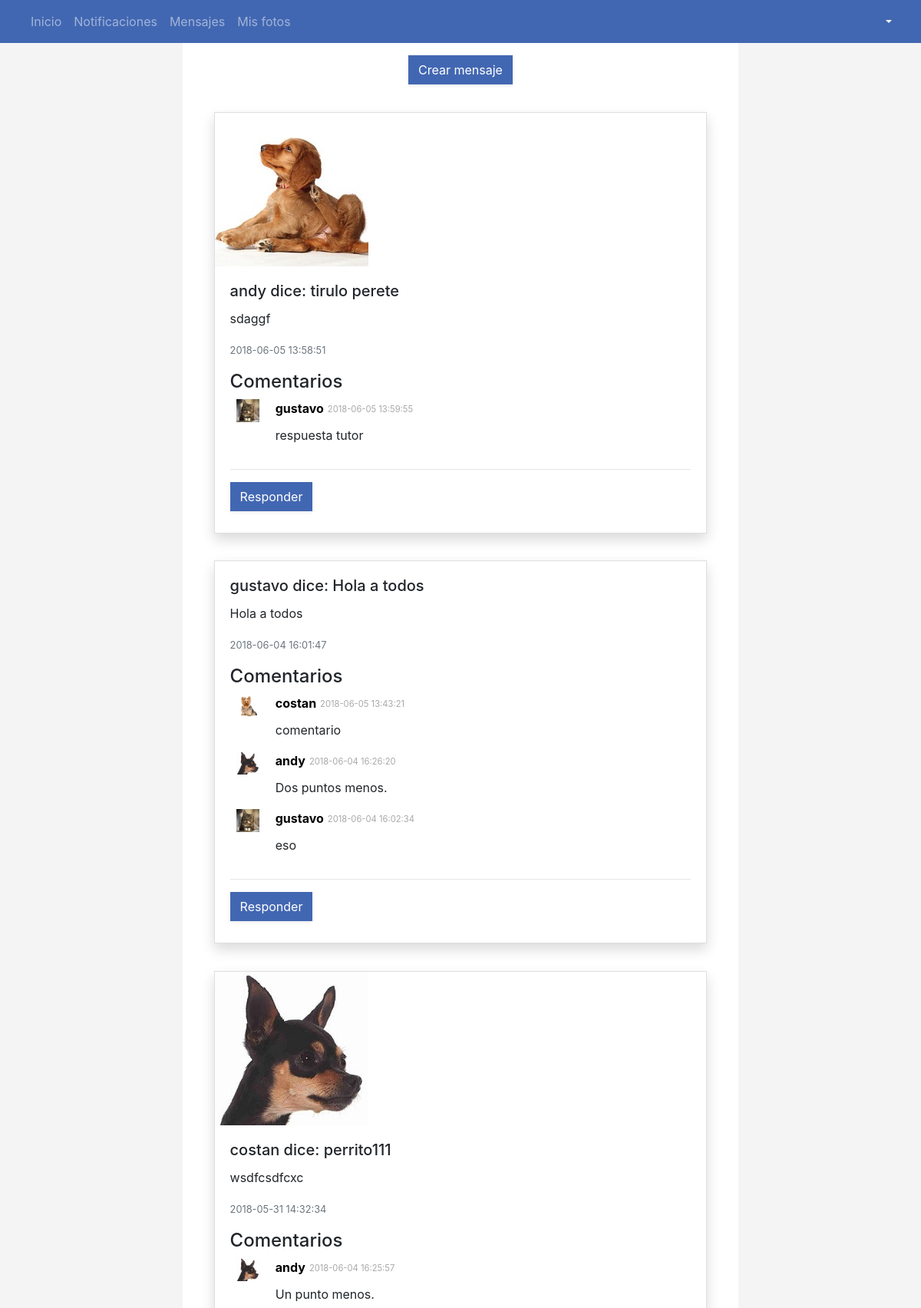
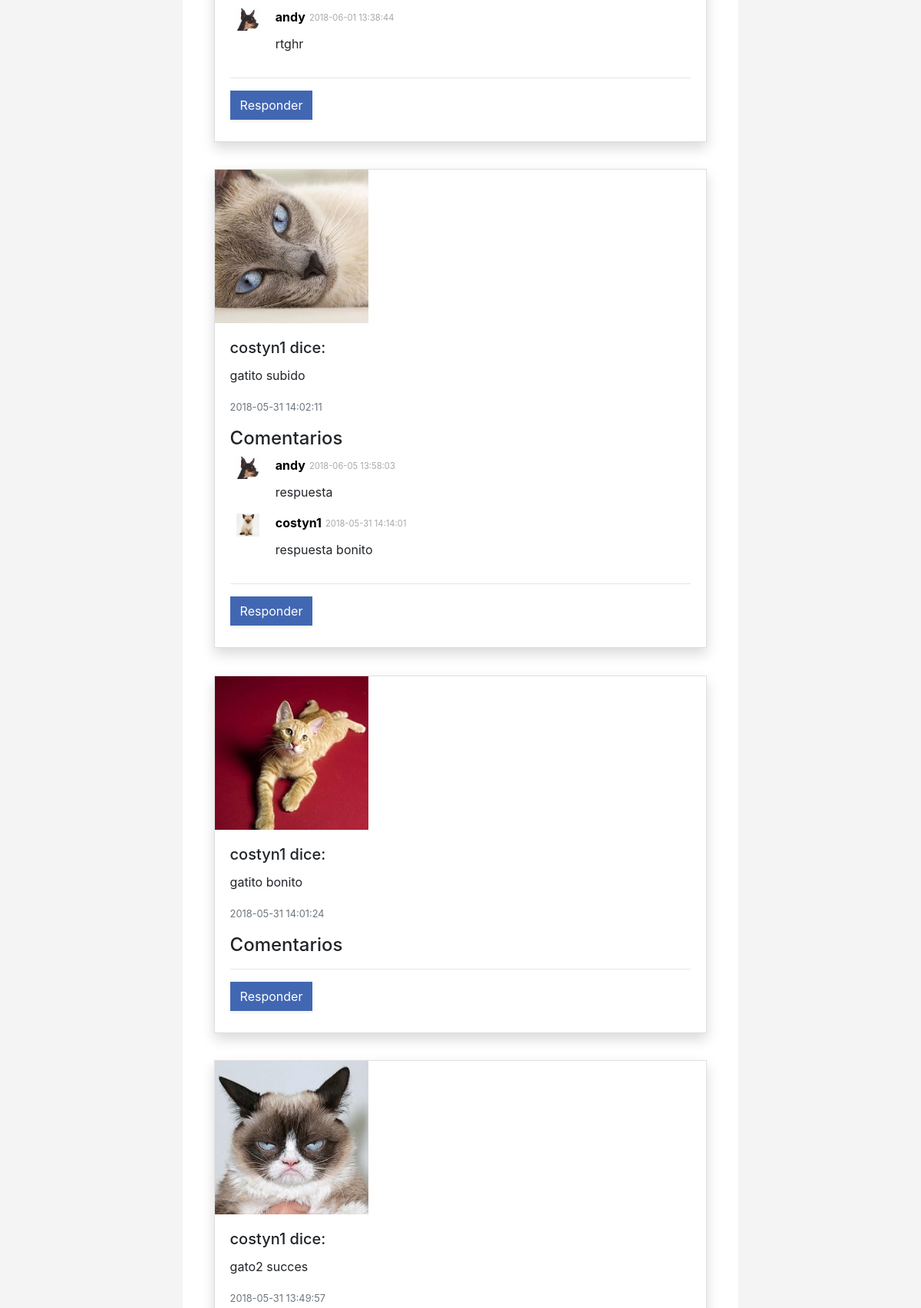
The app's page /index.php/elfeisbuc_controller/home (upper part) with its own data (2 pictures, top to bottom).
### tables this page shows
CREATE TABLE `msg` (
  `id_msg` int(11) NOT NULL,
  `fecha` timestamp NOT NULL DEFAULT CURRENT_TIMESTAMP,
  `titulo` varchar(40) DEFAULT NULL,
  `cuerpo` varchar(300) NOT NULL,
  `nick_msg` varchar(40) NOT NULL,
  `imagen` varchar(200) DEFAULT NULL
);

CREATE TABLE `rsp` (
  `id_rsp` int(11) NOT NULL,
  `fecha_rsp` timestamp NOT NULL DEFAULT CURRENT_TIMESTAMP,
  `cuerpo_rsp` varchar(300) NOT NULL,
  `id_padre` int(11) NOT NULL,
  `nick_rsp` varchar(40) NOT NULL
);

CREATE TABLE `user` (
  `nick` varchar(40) NOT NULL COMMENT 'user name',
  `email` varchar(80) NOT NULL COMMENT 'email usuario',
  `nombre_completo` varchar(200) DEFAULT NULL,
  `edad` int(3) DEFAULT NULL,
  `localidad` varchar(100) DEFAULT NULL,
  `ocupacion` varchar(200) DEFAULT NULL,
  `biografia` varchar(400) DEFAULT NULL,
  `fecha_alta` timestamp NOT NULL DEFAULT CURRENT_TIMESTAMP COMMENT 'fecha alta',
  `fecha_baja` timestamp NULL DEFAULT NULL,
  `pass` varbinary(255) NOT NULL,
  `foto_perfil` varchar(100) DEFAULT NULL
);

### application/controllers/elfeisbuc_controller.php (called while the page is built, shortened)
<?php
class elfeisbuc_controller extends CI_Controller {
        public function home(){
            $this->load->library('session');
            $this->load->helper(array('form', 'url'));
            $this->obtenerTodosMensajes();
            $this->load->view('footer_view');
        }
        public function obtenerTodosMensajes() {
            $this->load->helper('url');
            $this->load->model('elfeisbuc_modelo', '', TRUE);
            $data['query'] = $this->elfeisbuc_modelo->obtenerMSG();
            $data['query2'] = $this->elfeisbuc_modelo->obtenerRsp();
            $data['consulta'] = $this->elfeisbuc_modelo->obtenerDatosUser();
            $this->load->view('home_view', $data);
        }
}

### index.php (called while the page is built, shortened)
<?php
require_once BASEPATH.'core/CodeIgniter.php';

### application/models/elfeisbuc_modelo.php (called while the page is built, shortened)
<?php
class elfeisbuc_modelo extends CI_Model
{
  public function obtenerMsg() {
    $queryTodosMensajes = $this->db->query('SELECT * FROM msg ORDER BY fecha DESC');
    return $queryTodosMensajes;
  }
  public function obtenerRsp() {
    $queryRespuestas = $this->db->query('SELECT rsp.*, user.foto_perfil FROM `rsp`, user WHERE rsp.nick_rsp=user.nick ORDER BY fecha_rsp DESC');
    return $queryRespuestas;
  }
}
?>

### application/views/home_view.php (the view, shortened to what this page needs)
<!doctype html>
<html lang="es">
  <head>
    <link rel="stylesheet" href="https://stackpath.bootstrapcdn.com/bootstrap/4.1.1/css/bootstrap.min.css">
    <link rel="stylesheet" type="text/css" href="<?php echo base_url(); ?>css/style.css">
  </head>
  <body>
    <nav class="navbar navbar navbar-expand-lg navbar-feisbuc d-flex justify-content-between align-items-center">
      <div class="grid_nav_1 links_home ml-3">
        <ul class="navbar-nav mr-auto">
          <li class="nav-item">
            <a href="<?php echo base_url(); ?>index.php/elfeisbuc_controller/home" class="nav-link nav-faisbuc active">Inicio</a>
          </li>
          <li class="nav-item">
            <a href="#" class="nav-link nav-faisbuc">Notificaciones</a>
          </li>
          <li class="nav-item">
            <a href="#" class="nav-link nav-faisbuc">Mensajes</a>
          </li>
          <li class="nav-item">
            <a href="<?php echo base_url(); ?>index.php/elfeisbuc_controller/misimagenes" class="nav-link nav-faisbuc">Mis fotos</a>
          </li>
        </ul>
      </div>
      <div class="grid_nav_1 mr-3">
        <div class="user_nav">
          <div class="dropdown">
            <button class="btn_user dropdown-toggle" type="button" id="drop_user" data-toggle="dropdown" aria-haspopup="true" aria-expanded="false">
            </button>
           </div>
        </div>
      </div>
    </nav>
    <div class="grid_home">
      <div class="grid_box_1">
      </div>
      <div class="grid_box_2">
      <div class="caja_mensaje mt-3 d-flex justify-content-center">
        <button type="button" class="btn btn-feisbuk rounded-0 shadow-sm" data-toggle="modal" data-target="#exampleModalCenter">
          Crear mensaje
        </button>
      </div>
        <?php
        foreach ($query->result() as $row) {
          $data = $row->imagen;
            echo '<div class="grid_items">
                  <div class="card rounded-0 mb-3 shadow">';
            if ($row->imagen != NULL) {
              echo '<div class="img-container"><img src="'.base_url(). '/uploads/'.$data.'" class="img-responsive" /></div>';
            }
            echo '<div class="card-body">
              <h5 class="card-title">' . $row->nick_msg . ' dice: ' . $row->titulo . '</h5>
              <p class="card-text">' . $row->cuerpo . '</p>
              <p class="card-text"><small class="text-muted">' .$row->fecha . '</small></p>';
            if (isset($query2)) {
                echo '<div class="show_comments">
                      <h4>Comentarios</h4>';
              foreach ($query2->result() as $row2) {
                if ($row2->id_padre == $row->id_msg){
                    echo '<div class="comment">
                        <div class="d-flex justify-content-end">';
                                echo '<img src="'.base_url(). '/uploads/'.$row2->foto_perfil.'" class="avatar_user mr-3 img-responsive" alt ="Avatar"/>';
                       echo '</div>
                        <div class="content_reply d-flex flex-row">
                          <a href="#">' . $row2->nick_rsp .'</a>
                          <p>' . $row2->fecha_rsp .'</p>
                        </div>
                        <div class="text_reply">
                          <p>' . $row2->cuerpo_rsp .'</p>
                        </div>
                      </div>
                    ';
                }
              }
              echo '</div>';
            }
              echo '<hr/>
                <a class="btn btn-feisbuk rounded-0 shadow-sm mb-2" data-toggle="collapse" href="#' . $row->id_msg . ' " role="button" aria-expanded="false" aria-controls="' . $row->id_msg . '">
                  Responder
                </a>
              <div class="collapse" id="' . $row->id_msg .'">';
                  $hidden = array("id_msg" => $row->id_msg);
                  echo form_open("elfeisbuc_controller/respuestaMensaje", '', $hidden) .
                    '<label for="ask_text" class="col-form-label">Responder:</label>
                    <textarea class="form-control rounded-0" id="ask_text" name="ask_text"></textarea>
                    <button type="submit" class="btn btn-feisbuk btn-sm shadow-sm rounded-0 mt-3">Enviar</button>
                  </form>
              </div>
            </div>
            </div>
          </div>';
        }
        ?>
      </div>
      <div class="grid_box_3">
      </div>
      </div>
  </body>
</html>

### css/style.css (style rules this page uses)
html, body { height: 100%; }
.btn-feisbuk { background-color: #4267B2; color: #fff; }
.navbar-feisbuc { background-color: #4267B2; }
.grid_box_1 { background-color: rgba(219, 219, 219, .3); height: 100%; }
.grid_box_3 { background-color: rgba(219, 219, 219, .3); height: 100%; }
.grid_home { display: grid; grid-template-columns: 1fr minmax(100px, 3fr) 1fr; grid-gap: .3em; }
.grid_items { margin: 5%; }
.nav-faisbuc { color: rgba(255, 255, 255, .5) !important; }
.avatar_user { height: 2.5em; width: auto; }
.btn_user { background: none; border: none; color: #fff; }
.comment img { height: 30px; width: auto; }
.comment { display: grid; grid-template-columns: 1fr 10fr; grid-gap: 5px; }
.content_reply a { color: black; font-weight: bold; }
.content_reply p { margin: 5px; font-size: .7em; color: rgba(169, 169, 169, 1); }
.text_reply { grid-column: 2 / 3; }

### records on screen
msg: imagen (picture), nick_msg "andy", titulo "tirulo perete", cuerpo "sdaggf", fecha "2018-06-05 13:58:51"
rsp: user.foto_perfil (picture), nick_rsp "gustavo", fecha_rsp "2018-06-05 13:59:55", cuerpo_rsp "respuesta tutor"
msg: nick_msg "gustavo", titulo "Hola a todos", cuerpo "Hola a todos", fecha "2018-06-04 16:01:47"
rsp: user.foto_perfil (picture), nick_rsp "costan", fecha_rsp "2018-06-05 13:43:21", cuerpo_rsp "comentario"
rsp: user.foto_perfil (picture), nick_rsp "andy", fecha_rsp "2018-06-04 16:26:20", cuerpo_rsp "Dos puntos menos."
rsp: user.foto_perfil (picture), nick_rsp "gustavo", fecha_rsp "2018-06-04 16:02:34", cuerpo_rsp "eso"
msg: imagen (picture), nick_msg "costan", titulo "perrito111", cuerpo "wsdfcsdfcxc", fecha "2018-05-31 14:32:34"
rsp: user.foto_perfil (picture), nick_rsp "andy", fecha_rsp "2018-06-04 16:25:57", cuerpo_rsp "Un punto menos."
rsp: user.foto_perfil (picture), nick_rsp "andy", fecha_rsp "2018-06-01 13:38:44", cuerpo_rsp "rtghr"
msg: imagen (picture), nick_msg "costyn1", cuerpo "gatito subido", fecha "2018-05-31 14:02:11"
rsp: user.foto_perfil (picture), nick_rsp "andy", fecha_rsp "2018-06-05 13:58:03", cuerpo_rsp "respuesta"
rsp: user.foto_perfil (picture), nick_rsp "costyn1", fecha_rsp "2018-05-31 14:14:01", cuerpo_rsp "respuesta bonito"
msg: imagen (picture), nick_msg "costyn1", cuerpo "gatito bonito", fecha "2018-05-31 14:01:24", shows "Comentarios"
msg: imagen (picture), nick_msg "costyn1", cuerpo "gato2 succes", fecha "2018-05-31 13:49:57"
